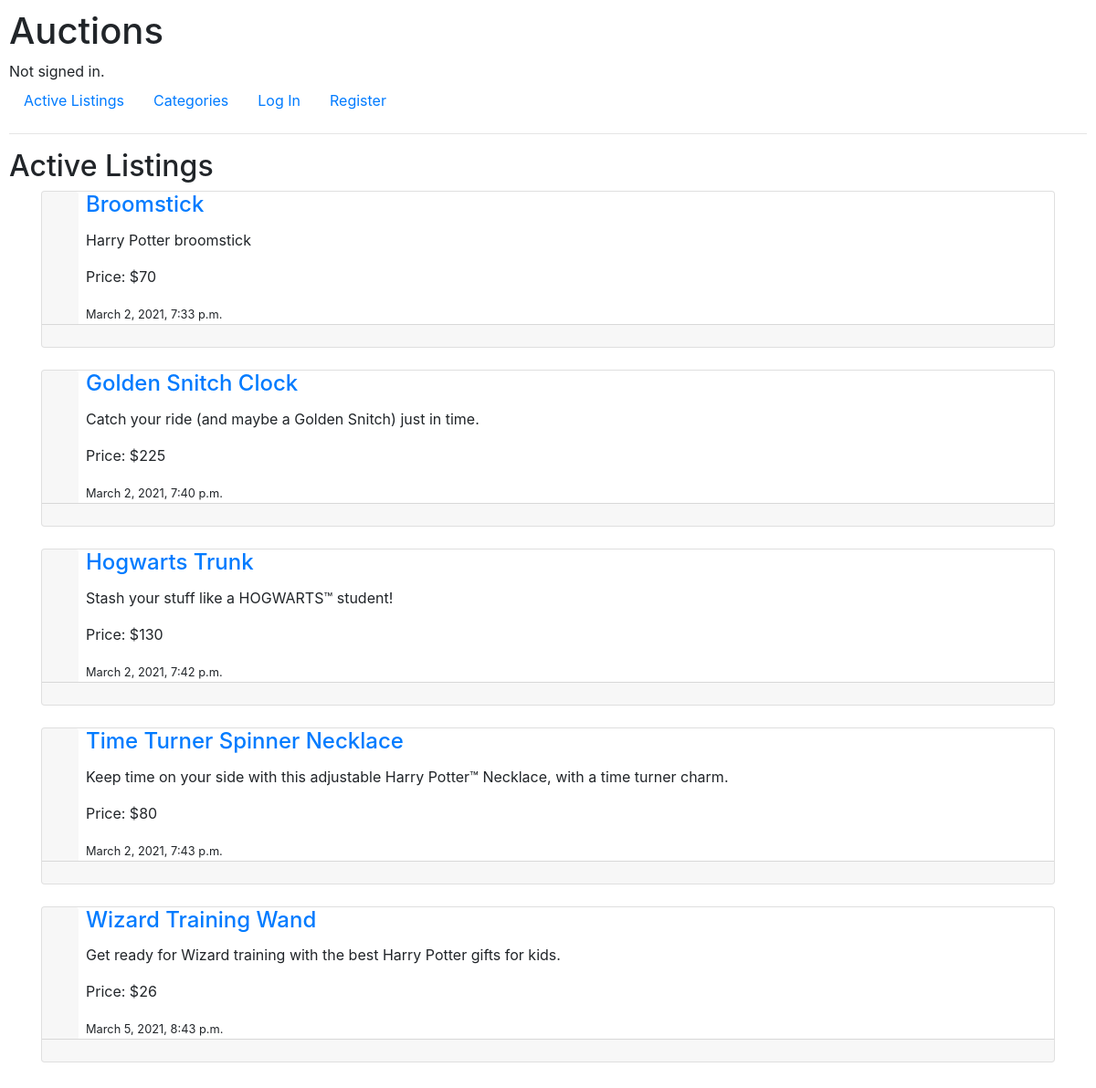
Before: / with the older database file.
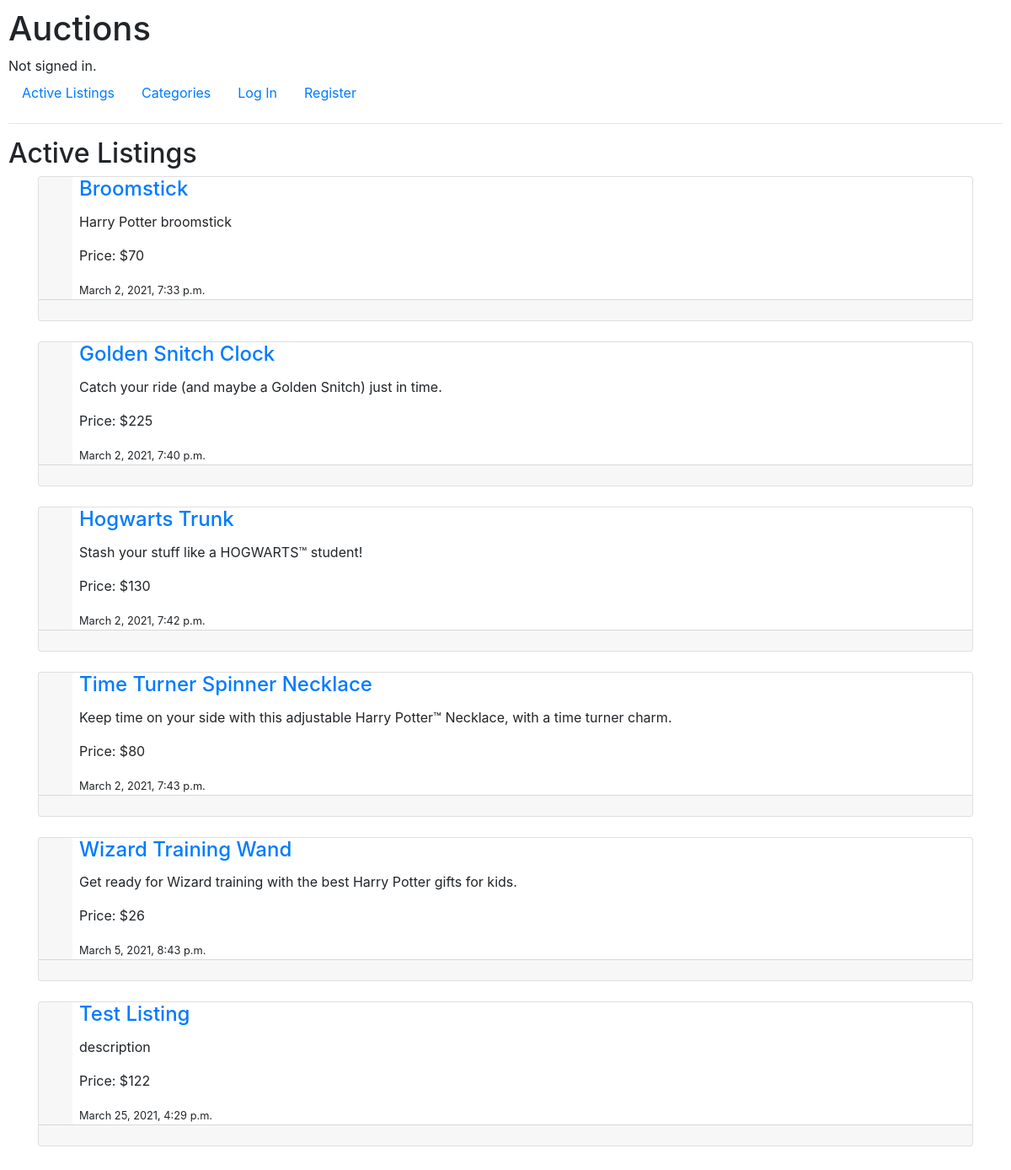
After: the same page with the newer database file.
### auctions/models.py (models this page shows, shortened)
class Listing(models.Model):
    user = models.ForeignKey(User, on_delete=models.CASCADE,
                                related_name="user_listings", blank=True, null=True)
    title = models.CharField(max_length=64)
    description = models.CharField(max_length=500)
    bid = models.IntegerField()
    created = models.DateTimeField(auto_now_add=True)
    listing_image = models.URLField(default=None, blank=True, null=True)
    category = models.ForeignKey(Category, on_delete=models.CASCADE, blank=True,
                                null=True, related_name="list_category")
    watchers = models.ManyToManyField(User, blank=True, related_name="watchlist")
    is_active = models.BooleanField(default=True)
    winner = models.ForeignKey(User, on_delete=models.CASCADE, related_name="listing_win",
                             default=None, blank=True, null=True)

### auctions/views.py (the view)
# urls.py: path("", views.index, name="index"),
def index(request):
    user = request.user.id
    query = Q(is_active=True) | Q(winner=user)
    return render(request, "auctions/index.html", {
        "listings": Listing.objects.filter(query)
    })

### auctions/templates/auctions/index.html (shortened to what this page needs)
{% extends "auctions/layout.html" %}
{% block body %}
    <h2>Active Listings</h2>
    <div class="container">
        {% for listing in listings %}
            <div class="card flex-row flex-wrap">
                <div class="card-header border-0">
                </div>
                <div class="card-block px-2">
                    <a href="{% url 'auctions:listing' listing.id %}">
                        <h4 class="card-title">{{ listing.title }}</h4>
                    </a>
                    <p class="card-text">{{ listing.description }}</p>
                    <p class="card-text">Price: ${{ listing.bid }}</p>
                    <p class="card-text"><small>{{ listing.created }}</small></p>
                </div>
                <div class="card-footer w-100 text-muted"></div>
            </div>
            <br>
        {% endfor %}
    </div>
{% endblock %}

Changed rows visible on the page:
added Listing: title "Test Listing", description "description", bid "122", created "March 25, 2021, 4:29 p.m."
